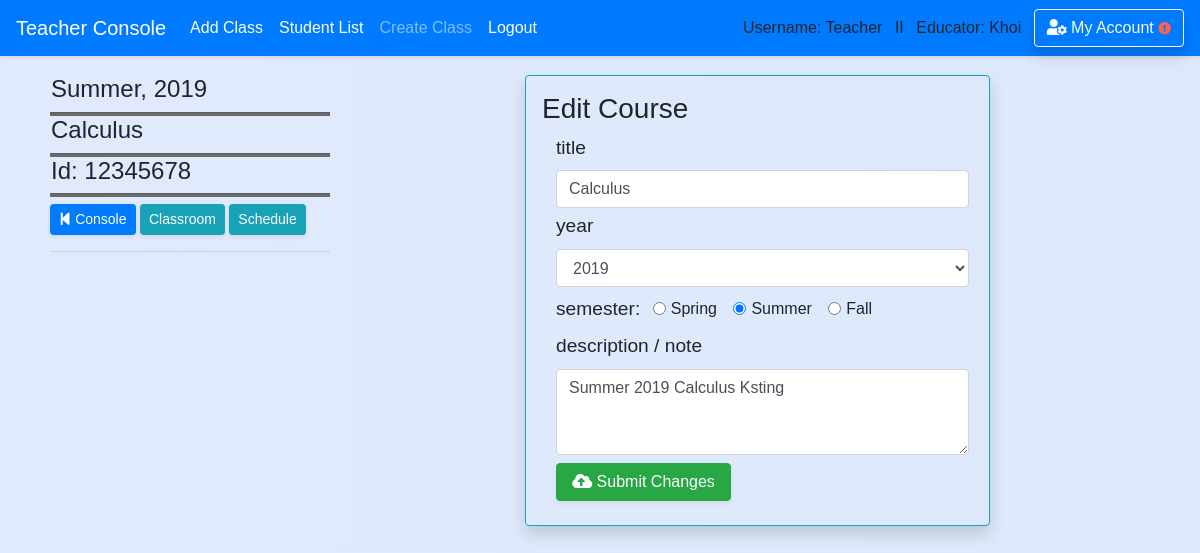
The app's page /teacher/edit_course/7/ (signed in), older data.
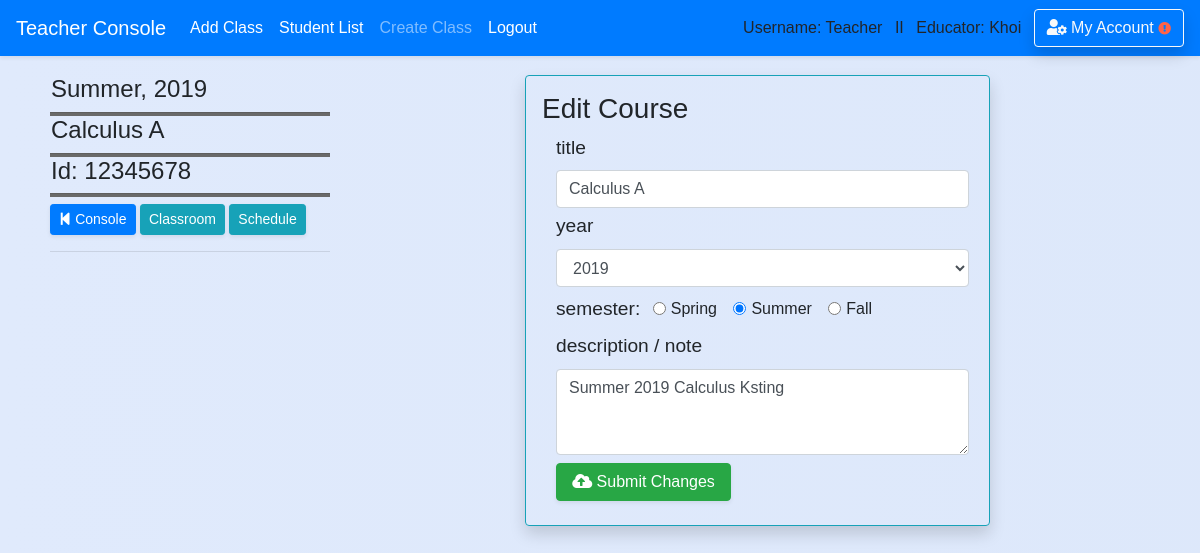
The same page, newer data.
### school_app/models.py (models this page shows)
class Course(models.Model):
    course_number = models.CharField(max_length=20,default='12345678')
    abbreviated_title = models.CharField(max_length=150,default='')
    course_title = models.CharField(max_length=250,default='') #,unique=True)
    maximum_credit = models.CharField(max_length=10,default='')
    semester = models.CharField(max_length=50,default='')
    year = models.CharField(max_length=4,default='')
    teacher_name = models.CharField(max_length=50,default='')
    description = models.CharField(max_length=450,default='')
    department = models.ForeignKey('Department',blank=True, null=True, on_delete = models.SET_NULL, related_name='belong_in_department')
    teacher = models.ForeignKey('Teacher',blank=True, null=True, on_delete = models.SET_NULL, related_name='course_by_teacher')
    create_date = models.DateField(auto_now_add=True , blank=True,null=True,)

### school_app/views_logged.py (the view)
# urls.py: path('teacher/edit_course', views_logged.edit_course, name='edit_course'),
def edit_course(request,course_id=None):
    if is_login(request) == False:
        return redirect('/login')
    if is_login(request) == True:
        if request.user.profile.is_teacher == False:
            messages.warning(request, "You don't have Instructor's Privilege!")
            return redirect('/')
        if request.method == 'POST':
            course_id = request.POST['course_id']
            course = Course.objects.filter(id=course_id).first()
            course.course_title = request.POST['title']
            course.year = request.POST['year']
            course.semester = request.POST['semester']
            course.description = request.POST['description']
            course.save()
            messages.success(request, 'update successful')
            return redirect('edit_course',course_id=course_id)
        else:
            edit_course=Course.objects.filter(id=course_id).first()
            if edit_course.semester == 'Spring':
                semester = 'spring'
            elif edit_course.semester == 'Summer':
                semester = 'summer'
            else:
                semester = 'fall'
            if edit_course.year == '2018':
                year = '2018'
            elif edit_course.year == '2019':
                year = '2019'
            else:
                year = '2020'
            return render(request,'teacher/course/edit_course.html',
            {'edit_course':edit_course, 'semester':semester,'year':year})

### school_app/views_functions.py (called while the page is built)
def is_login(request):
    if not request.user.is_authenticated:
        messages.warning(request, "Please Login or Create an Account.")
        return False
    return True

### school_app/templates/teacher/course/edit_course.html (shortened to what this page needs)
{% extends 'base.html' %}
{% block content %}
<div class='content'>
  <div class="container-fuild form-row" style='width:100%'>
    <div class="col-md-5">
        <div style="width: 280px">
        <h4 style='padding-left: 1px'>{{ edit_course.semester }}, {{ edit_course.year }}</h4>
        <hr class='hr-line'/>
        <h4 style='padding-left: 1px'>{{ edit_course.course_title }} </h4>
        <hr class='hr-line'/>
        <h4 style='padding-left: 1px'>Id: {{edit_course.course_number}}</h4>
        <hr class='hr-line'/>
          <a href='{% url "teacher" %}' class="btn btn-sm btn-primary shadow-sm" ><i class="fas fa-step-backward"></i> Console</a>
          <a href='{% url "classroom_view" course_id=edit_course.id %}' class="btn btn-info btn-sm shadow-sm" role="button"> Classroom</a>
          <a href='{% url "view_lesson_plan" course_id=edit_course.id %}' class="btn btn-info btn-sm shadow-sm"> Schedule</a>
        <hr/></div>
    </div>
    <div class="col-md-5">
      <div class='form border border-info rounded pb-4 shadow'>
        <h3 class='ml-3 mt-3'>Edit Course</h3>
        <form action='{% url "edit_course" %}' method='post' >{% csrf_token %}
          <div class=''>
            <label><big>title</big></label>
            <input type='text' name='title' class='form-control' value='{{ edit_course.course_title }}' required>
            <label class='mt-1'><big>year</big></label>
            <select class='form-control' name='year' required>
	            <option value="2019" {% if year == '2019' %} selected{% endif %}>2019</option>
	          </select>
	          <label class='mt-2 mr-2'><big>semester:</big></label>
	       <div class="form-check form-check-inline" >
          <input class="form-check-input" type="radio" name="semester" id="" value="Spring"
          {% if semester == 'spring' %} checked{% endif %}>
          <label class="form-check-label" for="" >Spring</label>
        </div>
        <div class="form-check form-check-inline">
          <input class="form-check-input" type="radio" name="semester" id="" value="Summer"
          {% if semester == 'summer' %} checked{% endif %}>
          <label class="form-check-label" for="">Summer</label>
        </div>
        <div class="form-check form-check-inline">
          <input class="form-check-input" type="radio" name="semester" id="" value="Fall"
          {% if semester == 'fall' %} checked{% endif %}>
          <label class="form-check-label" for="">Fall</label>
        </div>
        <br>
        <label><big>description / note</big></label>
        <textarea class='form-control' rows='3' name='description' required>{{ edit_course.description }}</textarea>
        <button style='width:175px' class="btn btn-md btn-success btn-block mt-2 text-center shadow-sm">
          <i class="fas fa-cloud-upload-alt"></i> Submit Changes
        </button>
       </div>
        </form>
      </div>
        </div></div>
</div></div><br>
{% endblock %}

Row changes from the older to the newer data that the page shows:
changed Course "Summer": course_title "Calculus" → "Calculus A"; title "Calculus" → "Calculus A"
